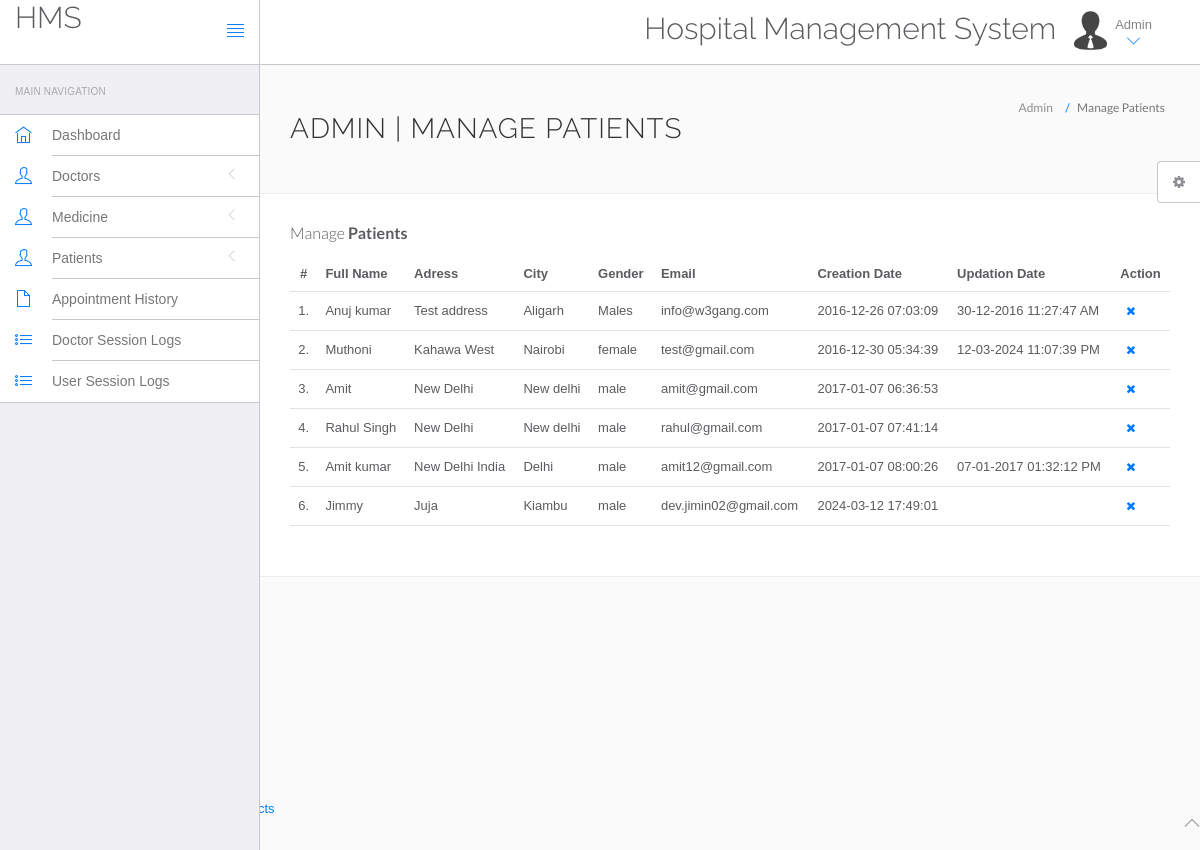
The app's page /hms/admin/manage-users.php (signed in) with its own data.
### tables this page shows
CREATE TABLE `users` (
  `id` int(11) NOT NULL,
  `fullName` varchar(255) NOT NULL,
  `address` longtext NOT NULL,
  `city` varchar(255) NOT NULL,
  `gender` varchar(255) NOT NULL,
  `email` varchar(255) NOT NULL,
  `password` varchar(255) NOT NULL,
  `regDate` timestamp NOT NULL DEFAULT current_timestamp(),
  `updationDate` varchar(255) DEFAULT NULL
);

### hms/admin/manage-users.php (the view, shortened to what this page needs)
<?php
include('include/config.php');
?>
<!DOCTYPE html>
<html lang="en">
	<head>
		<link rel="stylesheet" href="vendor/bootstrap/css/bootstrap.min.css">
		<link rel="stylesheet" href="vendor/fontawesome/css/font-awesome.min.css">
		<link rel="stylesheet" href="vendor/themify-icons/themify-icons.min.css">
		<link href="vendor/animate.css/animate.min.css" rel="stylesheet" media="screen">
		<link href="vendor/perfect-scrollbar/perfect-scrollbar.min.css" rel="stylesheet" media="screen">
		<link href="vendor/switchery/switchery.min.css" rel="stylesheet" media="screen">
		<link href="vendor/bootstrap-touchspin/jquery.bootstrap-touchspin.min.css" rel="stylesheet" media="screen">
		<link href="vendor/select2/select2.min.css" rel="stylesheet" media="screen">
		<link href="vendor/bootstrap-datepicker/bootstrap-datepicker3.standalone.min.css" rel="stylesheet" media="screen">
		<link href="vendor/bootstrap-timepicker/bootstrap-timepicker.min.css" rel="stylesheet" media="screen">
		<link rel="stylesheet" href="assets/css/styles.css">
		<link rel="stylesheet" href="assets/css/plugins.css">
		<link rel="stylesheet" href="assets/css/themes/theme-1.css" id="skin_color" />
	</head>
	<body>
		<div id="app">
<?php include('include/sidebar.php');?>
			<div class="app-content">
						<?php include('include/header.php');?>
				<div class="main-content" >
					<div class="wrap-content container" id="container">
						<section id="page-title">
							<div class="row">
								<div class="col-sm-8">
									<h1 class="mainTitle">Admin | Manage Patients</h1>
																	</div>
								<ol class="breadcrumb">
									<li>
										<span>Admin</span>
									</li>
									<li class="active">
										<span>Manage Patients</span>
									</li>
								</ol>
							</div>
						</section>
						<div class="container-fluid container-fullw bg-white">
									<div class="row">
								<div class="col-md-12">
									<h5 class="over-title margin-bottom-15">Manage <span class="text-bold">Patients</span></h5>
									<table class="table table-hover" id="sample-table-1">
										<thead>
											<tr>
												<th class="center">#</th>
												<th>Full Name</th>
												<th class="hidden-xs">Adress</th>
												<th>City</th>
												<th>Gender </th>
												<th>Email </th>
												<th>Creation Date </th>
												<th>Updation Date </th>
												<th>Action</th>
											</tr>
										</thead>
										<tbody>
<?php
$sql=mysqli_query($bd,"select * from users");
$cnt=1;
while($row=mysqli_fetch_array($sql))
{
?>
											<tr>
												<td class="center"><?php echo $cnt;?>.</td>
												<td class="hidden-xs"><?php echo $row['fullName'];?></td>
												<td><?php echo $row['address'];?></td>
												<td><?php echo $row['city'];?>
												</td>
												<td><?php echo $row['gender'];?></td>
												<td><?php echo $row['email'];?></td>
												<td><?php echo $row['regDate'];?></td>
												<td><?php echo $row['updationDate'];?>
												</td>
												<td >
												<div class="visible-md visible-lg hidden-sm hidden-xs">
	<a href="manage-users.php?id=<?php echo $row['id']?>&del=delete" onClick="return confirm('Are you sure you want to delete?')"class="btn btn-transparent btn-xs tooltips" tooltip-placement="top" tooltip="Remove"><i class="fa fa-times fa fa-white"></i></a>
												</div>
												</td>
											</tr>
											<?php
$cnt=$cnt+1;
											 }?>
										</tbody>
									</table>
								</div>
							</div>
								</div>
							</div>
						</div>
					</div>
				</div>
	<?php include('include/footer.php');?>
	<?php include('include/setting.php');?>
	</body>
</html>

### hms/admin/assets/css/themes/theme-1.css (style rules this page uses)
body { background: #FAFAFA; }

### records on screen
users: fullName "Anuj kumar", address "Test address", city "Aligarh", gender "Males", email "info@w3gang.com", regDate "2016-12-26 07:03:09", updationDate "30-12-2016 11:27:47 AM"
users: fullName "Muthoni", address "Kahawa West", city "Nairobi", gender "female", email "test@gmail.com", regDate "2016-12-30 05:34:39", updationDate "12-03-2024 11:07:39 PM"
users: fullName "Amit", address "New Delhi", city "New delhi", gender "male", email "amit@gmail.com", regDate "2017-01-07 06:36:53"
users: fullName "Rahul Singh", address "New Delhi", city "New delhi", gender "male", email "rahul@gmail.com", regDate "2017-01-07 07:41:14"
users: fullName "Amit kumar", address "New Delhi India", city "Delhi", gender "male", email "amit12@gmail.com", regDate "2017-01-07 08:00:26", updationDate "07-01-2017 01:32:12 PM"
users: fullName "Jimmy", address "Juja", city "Kiambu", gender "male", email "dev.jimin02@gmail.com", regDate "2024-03-12 17:49:01"
